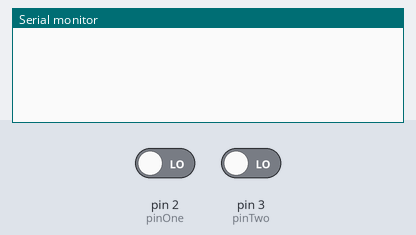
Bench run of a sketch on a simulated Arduino Uno, built with avr-gcc and run on an emulated ATmega328P. Parts: the last lines printed to the serial monitor. The test bench sets the inputs (shaded band); at power-on: pin 2 (pinOne) LOW, pin 3 (pinTwo) LOW.

Above: at 1.2 s.
1.3 s: pin 2 (pinOne) driven HIGH
At 1.46 s:
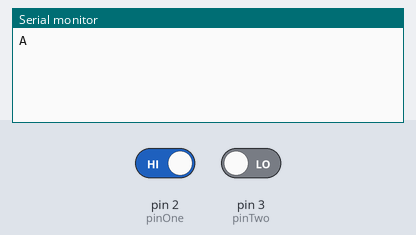
3.2 s: pin 3 (pinTwo) driven HIGH
At 3.51 s:
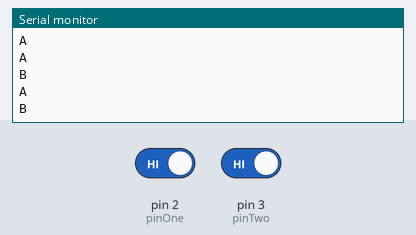

The sketch:

keyinput.ino
```cpp
int pinOne = 2;
int pinTwo = 3;

int buttonFirst = 0;
int buttonSecond = 0;

unsigned long lastTimeFirst = 0;
unsigned long lastTimeSecond = 0;
unsigned long delayTime = 200;

void setup() {
  Serial.begin(9600);
  pinMode(pinOne,INPUT);
  pinMode(pinTwo,INPUT);
}

void loop() {
  buttonFirst = digitalRead(pinOne);
  buttonSecond = digitalRead(pinTwo);

  if (buttonFirst == HIGH)
  {
    if (millis() - lastTimeFirst > delayTime) {
      Serial.println("A");
      lastTimeFirst = millis();
    }
  }

  if (buttonSecond == HIGH)
  {
    if (millis() - lastTimeSecond > delayTime) {
      Serial.println("B");
      lastTimeSecond = millis();
    }
  }
}
```

Measured:
- after the input at 1.3 s, the serial monitor: prints a new line at once (image 1)
- after the input at 3.2 s, the serial monitor: prints a new line at once (image 2)
